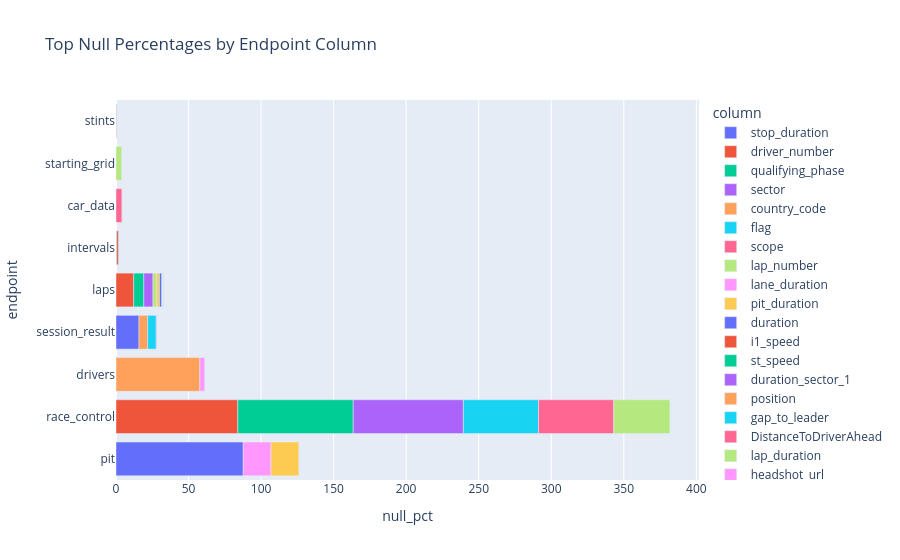

Notebook source saved alongside this figure:
### Code cell
plot_df = null_df[null_df["null_count"] > 0].sort_values("null_pct", ascending=False).head(50)
fig = px.bar(plot_df, x="null_pct", y="endpoint", color="column", orientation="h", title="Top Null Percentages by Endpoint Column")
fig.write_html(OUTPUT_CHARTS / "null_percentage.html", include_plotlyjs="cdn")
try:
    fig.write_image(OUTPUT_CHARTS / "null_percentage.png")
except Exception:
    pass
fig.show()

### Figure 1 — Plotly figure (JSON) as saved in the notebook; plotly's stock layout.template omitted (floating-point values rounded to 4 significant figures)
{"data": [{"hovertemplate": "column=stop_duration<br>null_pct=%{x}<br>endpoint=%{y}<extra></extra>", "legendgroup": "stop_duration", "marker": {"color": "#636efa", "pattern": {"shape": ""}}, "name": "stop_duration", "orientation": "h", "showlegend": true, "textposition": "auto", "type": "bar", "x": [87.71], "xaxis": "x", "y": ["pit"], "yaxis": "y"}, {"hovertemplate": "column=driver_number<br>null_pct=%{x}<br>endpoint=%{y}<extra></extra>", "legendgroup": "driver_number", "marker": {"color": "#EF553B", "pattern": {"shape": ""}}, "name": "driver_number", "orientation": "h", "showlegend": true, "textposition": "auto", "type": "bar", "x": [83.95], "xaxis": "x", "y": ["race_control"], "yaxis": "y"}, {"hovertemplate": "column=qualifying_phase<br>null_pct=%{x}<br>endpoint=%{y}<extra></extra>", "legendgroup": "qualifying_phase", "marker": {"color": "#00cc96", "pattern": {"shape": ""}}, "name": "qualifying_phase", "orientation": "h", "showlegend": true, "textposition": "auto", "type": "bar", "x": [79.57], "xaxis": "x", "y": ["race_control"], "yaxis": "y"}, {"hovertemplate": "column=sector<br>null_pct=%{x}<br>endpoint=%{y}<extra></extra>", "legendgroup": "sector", "marker": {"color": "#ab63fa", "pattern": {"shape": ""}}, "name": "sector", "orientation": "h", "showlegend": true, "textposition": "auto", "type": "bar", "x": [75.88], "xaxis": "x", "y": ["race_control"], "yaxis": "y"}, {"hovertemplate": "column=country_code<br>null_pct=%{x}<br>endpoint=%{y}<extra></extra>", "legendgroup": "country_code", "marker": {"color": "#FFA15A", "pattern": {"shape": ""}}, "name": "country_code", "orientation": "h", "showlegend": true, "textposition": "auto", "type": "bar", "x": [57.77], "xaxis": "x", "y": ["drivers"], "yaxis": "y"}, {"hovertemplate": "column=flag<br>null_pct=%{x}<br>endpoint=%{y}<extra></extra>", "legendgroup": "flag", "marker": {"color": "#19d3f3", "pattern": {"shape": ""}}, "name": "flag", "orientation": "h", "showlegend": true, "textposition": "auto", "type": "bar", "x": [51.84], "xaxis": "x", "y": ["race_control"], "yaxis": "y"}, {"hovertemplate": "column=scope<br>null_pct=%{x}<br>endpoint=%{y}<extra></extra>", "legendgroup": "scope", "marker": {"color": "#FF6692", "pattern": {"shape": ""}}, "name": "scope", "orientation": "h", "showlegend": true, "textposition": "auto", "type": "bar", "x": [51.84], "xaxis": "x", "y": ["race_control"], "yaxis": "y"}, {"hovertemplate": "column=lap_number<br>null_pct=%{x}<br>endpoint=%{y}<extra></extra>", "legendgroup": "lap_number", "marker": {"color": "#B6E880", "pattern": {"shape": ""}}, "name": "lap_number", "orientation": "h", "showlegend": true, "textposition": "auto", "type": "bar", "x": [38.66], "xaxis": "x", "y": ["race_control"], "yaxis": "y"}, {"hovertemplate": "column=lane_duration<br>null_pct=%{x}<br>endpoint=%{y}<extra></extra>", "legendgroup": "lane_duration", "marker": {"color": "#FF97FF", "pattern": {"shape": ""}}, "name": "lane_duration", "orientation": "h", "showlegend": true, "textposition": "auto", "type": "bar", "x": [19.13], "xaxis": "x", "y": ["pit"], "yaxis": "y"}, {"hovertemplate": "column=pit_duration<br>null_pct=%{x}<br>endpoint=%{y}<extra></extra>", "legendgroup": "pit_duration", "marker": {"color": "#FECB52", "pattern": {"shape": ""}}, "name": "pit_duration", "orientation": "h", "showlegend": true, "textposition": "auto", "type": "bar", "x": [19.13], "xaxis": "x", "y": ["pit"], "yaxis": "y"}, {"hovertemplate": "column=duration<br>null_pct=%{x}<br>endpoint=%{y}<extra></extra>", "legendgroup": "duration", "marker": {"color": "#636efa", "pattern": {"shape": ""}}, "name": "duration", "orientation": "h", "showlegend": true, "textposition": "auto", "type": "bar", "x": [15.84], "xaxis": "x", "y": ["session_result"], "yaxis": "y"}, {"hovertemplate": "column=i1_speed<br>null_pct=%{x}<br>endpoint=%{y}<extra></extra>", "legendgroup": "i1_speed", "marker": {"color": "#EF553B", "pattern": {"shape": ""}}, "name": "i1_speed", "orientation": "h", "showlegend": true, "textposition": "auto", "type": "bar", "x": [12.21], "xaxis": "x", "y": ["laps"], "yaxis": "y"}, {"hovertemplate": "column=st_speed<br>null_pct=%{x}<br>endpoint=%{y}<extra></extra>", "legendgroup": "st_speed", "marker": {"color": "#00cc96", "pattern": {"shape": ""}}, "name": "st_speed", "orientation": "h", "showlegend": true, "textposition": "auto", "type": "bar", "x": [6.965], "xaxis": "x", "y": ["laps"], "yaxis": "y"}, {"hovertemplate": "column=duration_sector_1<br>null_pct=%{x}<br>endpoint=%{y}<extra></extra>", "legendgroup": "duration_sector_1", "marker": {"color": "#ab63fa", "pattern": {"shape": ""}}, "name": "duration_sector_1", "orientation": "h", "showlegend": true, "textposition": "auto", "type": "bar", "x": [6.304], "xaxis": "x", "y": ["laps"], "yaxis": "y"}, {"hovertemplate": "column=position<br>null_pct=%{x}<br>endpoint=%{y}<extra></extra>", "legendgroup": "position", "marker": {"color": "#FFA15A", "pattern": {"shape": ""}}, "name": "position", "orientation": "h", "showlegend": true, "textposition": "auto", "type": "bar", "x": [6.022], "xaxis": "x", "y": ["session_result"], "yaxis": "y"}, {"hovertemplate": "column=gap_to_leader<br>null_pct=%{x}<br>endpoint=%{y}<extra></extra>", "legendgroup": "gap_to_leader", "marker": {"color": "#19d3f3", "pattern": {"shape": ""}}, "name": "gap_to_leader", "orientation": "h", "showlegend": true, "textposition": "auto", "type": "bar", "x": [5.876, 0.5569], "xaxis": "x", "y": ["session_result", "intervals"], "yaxis": "y"}, {"hovertemplate": "column=DistanceToDriverAhead<br>null_pct=%{x}<br>endpoint=%{y}<extra></extra>", "legendgroup": "DistanceToDriverAhead", "marker": {"color": "#FF6692", "pattern": {"shape": ""}}, "name": "DistanceToDriverAhead", "orientation": "h", "showlegend": true, "textposition": "auto", "type": "bar", "x": [4.236], "xaxis": "x", "y": ["car_data"], "yaxis": "y"}, {"hovertemplate": "column=lap_duration<br>null_pct=%{x}<br>endpoint=%{y}<extra></extra>", "legendgroup": "lap_duration", "marker": {"color": "#B6E880", "pattern": {"shape": ""}}, "name": "lap_duration", "orientation": "h", "showlegend": true, "textposition": "auto", "type": "bar", "x": [3.911, 2.62], "xaxis": "x", "y": ["starting_grid", "laps"], "yaxis": "y"}, {"hovertemplate": "column=headshot_url<br>null_pct=%{x}<br>endpoint=%{y}<extra></extra>", "legendgroup": "headshot_url", "marker": {"color": "#FF97FF", "pattern": {"shape": ""}}, "name": "headshot_url", "orientation": "h", "showlegend": true, "textposition": "auto", "type": "bar", "x": [3.384], "xaxis": "x", "y": ["drivers"], "yaxis": "y"}, {"hovertemplate": "column=duration_sector_3<br>null_pct=%{x}<br>endpoint=%{y}<extra></extra>", "legendgroup": "duration_sector_3", "marker": {"color": "#FECB52", "pattern": {"shape": ""}}, "name": "duration_sector_3", "orientation": "h", "showlegend": true, "textposition": "auto", "type": "bar", "x": [1.866], "xaxis": "x", "y": ["laps"], "yaxis": "y"}, {"hovertemplate": "column=i2_speed<br>null_pct=%{x}<br>endpoint=%{y}<extra></extra>", "legendgroup": "i2_speed", "marker": {"color": "#636efa", "pattern": {"shape": ""}}, "name": "i2_speed", "orientation": "h", "showlegend": true, "textposition": "auto", "type": "bar", "x": [1.564], "xaxis": "x", "y": ["laps"], "yaxis": "y"}, {"hovertemplate": "column=interval<br>null_pct=%{x}<br>endpoint=%{y}<extra></extra>", "legendgroup": "interval", "marker": {"color": "#EF553B", "pattern": {"shape": ""}}, "name": "interval", "orientation": "h", "showlegend": true, "textposition": "auto", "type": "bar", "x": [1.182], "xaxis": "x", "y": ["intervals"], "yaxis": "y"}, {"hovertemplate": "column=duration_sector_2<br>null_pct=%{x}<br>endpoint=%{y}<extra></extra>", "legendgroup": "duration_sector_2", "marker": {"color": "#00cc96", "pattern": {"shape": ""}}, "name": "duration_sector_2", "orientation": "h", "showlegend": true, "textposition": "auto", "type": "bar", "x": [0.4829], "xaxis": "x", "y": ["laps"], "yaxis": "y"}, {"hovertemplate": "column=number_of_laps<br>null_pct=%{x}<br>endpoint=%{y}<extra></extra>", "legendgroup": "number_of_laps", "marker": {"color": "#ab63fa", "pattern": {"shape": ""}}, "name": "number_of_laps", "orientation": "h", "showlegend": true, "textposition": "auto", "type": "bar", "x": [0.292], "xaxis": "x", "y": ["session_result"], "yaxis": "y"}, {"hovertemplate": "column=lap_end<br>null_pct=%{x}<br>endpoint=%{y}<extra></extra>", "legendgroup": "lap_end", "marker": {"color": "#FFA15A", "pattern": {"shape": ""}}, "name": "lap_end", "orientation": "h", "showlegend": true, "textposition": "auto", "type": "bar", "x": [0.2393], "xaxis": "x", "y": ["stints"], "yaxis": "y"}, {"hovertemplate": "column=lap_start<br>null_pct=%{x}<br>endpoint=%{y}<extra></extra>", "legendgroup": "lap_start", "marker": {"color": "#19d3f3", "pattern": {"shape": ""}}, "name": "lap_start", "orientation": "h", "showlegend": true, "textposition": "auto", "type": "bar", "x": [0.2393], "xaxis": "x", "y": ["stints"], "yaxis": "y"}, {"hovertemplate": "column=compound<br>null_pct=%{x}<br>endpoint=%{y}<extra></extra>", "legendgroup": "compound", "marker": {"color": "#FF6692", "pattern": {"shape": ""}}, "name": "compound", "orientation": "h", "showlegend": true, "textposition": "auto", "type": "bar", "x": [0.1632], "xaxis": "x", "y": ["stints"], "yaxis": "y"}, {"hovertemplate": "column=segments_sector_3<br>null_pct=%{x}<br>endpoint=%{y}<extra></extra>", "legendgroup": "segments_sector_3", "marker": {"color": "#B6E880", "pattern": {"shape": ""}}, "name": "segments_sector_3", "orientation": "h", "showlegend": true, "textposition": "auto", "type": "bar", "x": [0.1499], "xaxis": "x", "y": ["laps"], "yaxis": "y"}, {"hovertemplate": "column=date_start<br>null_pct=%{x}<br>endpoint=%{y}<extra></extra>", "legendgroup": "date_start", "marker": {"color": "#FF97FF", "pattern": {"shape": ""}}, "name": "date_start", "orientation": "h", "showlegend": true, "textposition": "auto", "type": "bar", "x": [0.138], "xaxis": "x", "y": ["laps"], "yaxis": "y"}, {"hovertemplate": "column=segments_sector_2<br>null_pct=%{x}<br>endpoint=%{y}<extra></extra>", "legendgroup": "segments_sector_2", "marker": {"color": "#FECB52", "pattern": {"shape": ""}}, "name": "segments_sector_2", "orientation": "h", "showlegend": true, "textposition": "auto", "type": "bar", "x": [0.1201], "xaxis": "x", "y": ["laps"], "yaxis": "y"}, {"hovertemplate": "column=segments_sector_1<br>null_pct=%{x}<br>endpoint=%{y}<extra></extra>", "legendgroup": "segments_sector_1", "marker": {"color": "#636efa", "pattern": {"shape": ""}}, "name": "segments_sector_1", "orientation": "h", "showlegend": true, "textposition": "auto", "type": "bar", "x": [0.1047], "xaxis": "x", "y": ["laps"], "yaxis": "y"}, {"hovertemplate": "column=RelativeDistance<br>null_pct=%{x}<br>endpoint=%{y}<extra></extra>", "legendgroup": "RelativeDistance", "marker": {"color": "#EF553B", "pattern": {"shape": ""}}, "name": "RelativeDistance", "orientation": "h", "showlegend": true, "textposition": "auto", "type": "bar", "x": [0.03184], "xaxis": "x", "y": ["car_data"], "yaxis": "y"}], "layout": {"barmode": "relative", "legend": {"title": {"text": "column"}, "tracegroupgap": 0}, "title": {"text": "Top Null Percentages by Endpoint Column"}, "xaxis": {"anchor": "y", "domain": [0, 1], "title": {"text": "null_pct"}}, "yaxis": {"anchor": "x", "domain": [0, 1], "title": {"text": "endpoint"}}}}
